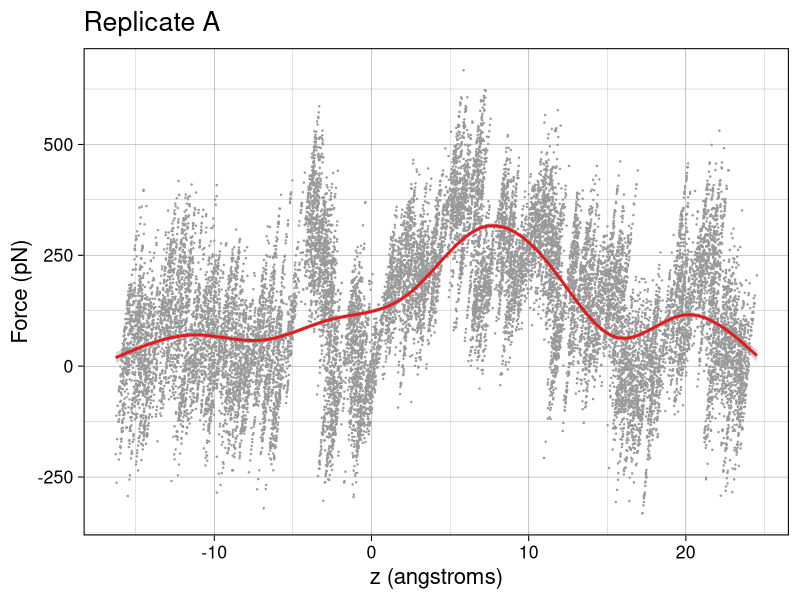
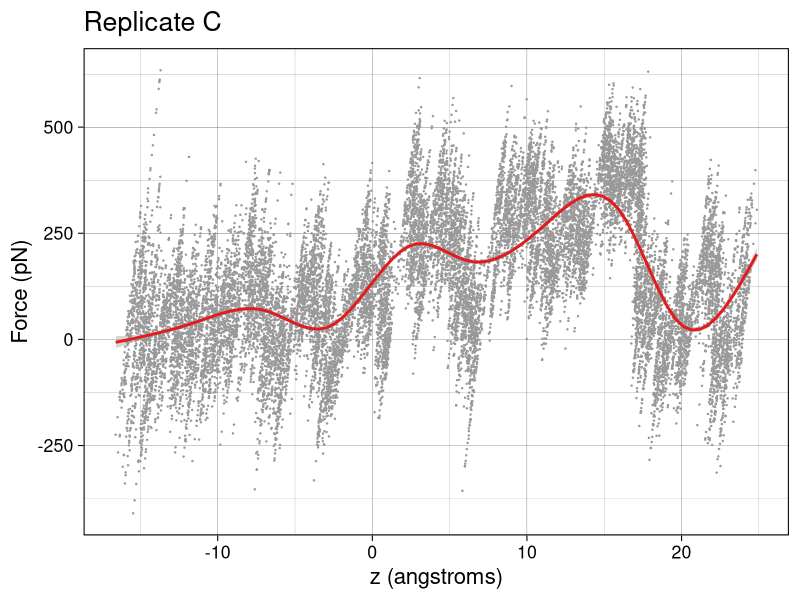
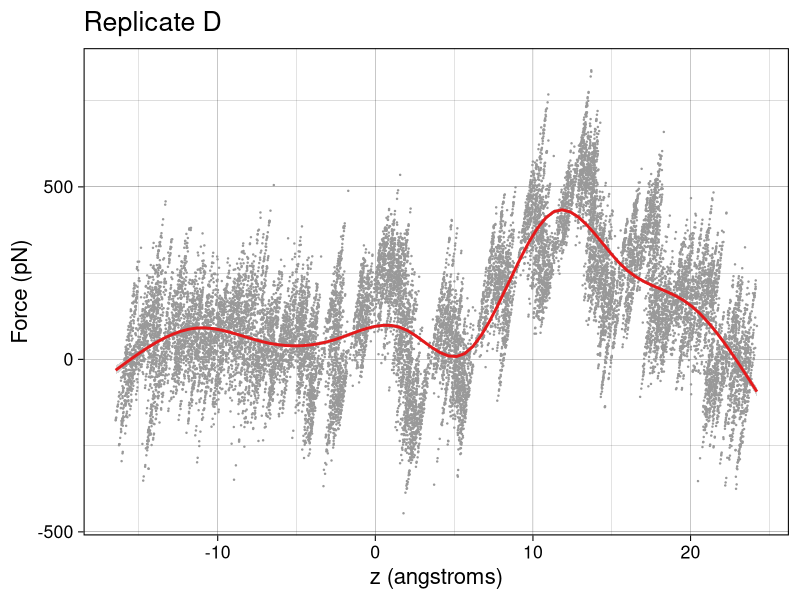
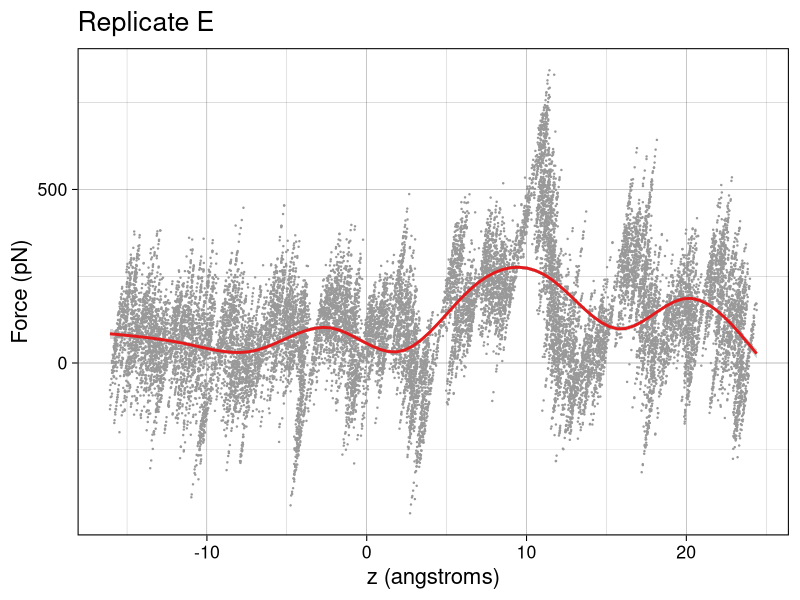
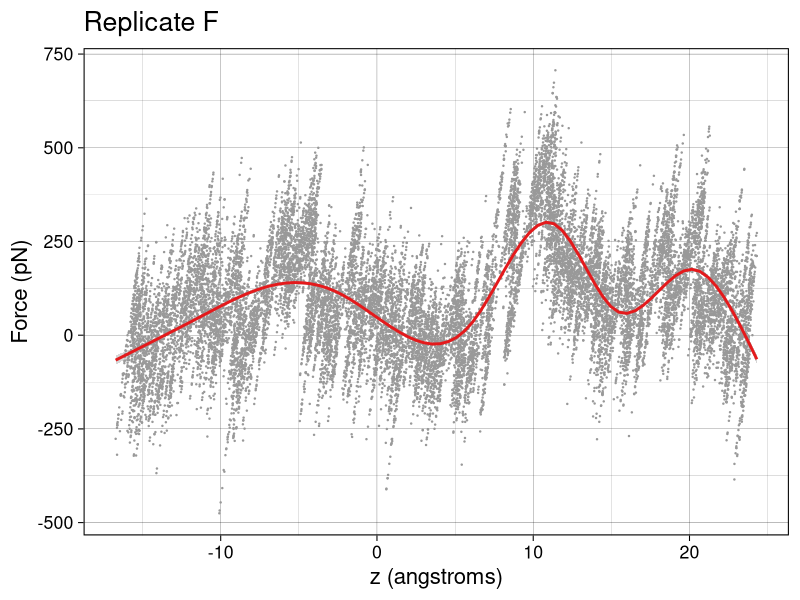

Source code (R) for these figures, in order:
library(ggplot2)

force.a <- read.delim("a.FvP.dat", sep=" ")
time.a <- read.delim("a.TvP.dat", sep=" ")
colnames(force.a) <- c("z", "Force")
colnames(time.a) <- c("Time", "z")

force.c <- read.delim("c.FvP.dat", sep=" ")
time.c <- read.delim("c.TvP.dat", sep=" ")
colnames(force.c) <- c("z", "Force")
colnames(time.c) <- c("Time", "z")

force.d <- read.delim("d.FvP.dat", sep=" ")
time.d <- read.delim("d.TvP.dat", sep=" ")
colnames(force.d) <- c("z", "Force")
colnames(time.d) <- c("Time", "z")

force.e <- read.delim("e.FvP.dat", sep=" ")
time.e <- read.delim("e.TvP.dat", sep=" ")
colnames(force.e) <- c("z", "Force")
colnames(time.e) <- c("Time", "z")

force.f <- read.delim("f.FvP.dat", sep=" ")
time.f <- read.delim("f.TvP.dat", sep=" ")
colnames(force.f) <- c("z", "Force")
colnames(time.f) <- c("Time", "z")

makeForcePlot <- function (data, file.name, title)
{
  png(filename = file.name,
      width = 6, height = 6,
      units = "in",
      res = 600)
  x <- ggplot(data, aes(x = z, y = Force)) +
    geom_point(size = 0.2, col = "#999999") + geom_smooth(col = "#e41a1c") +
    scale_color_brewer(palette = "Set1") +
    theme_linedraw(base_size = 16) +
    labs(title = title,
         x = "z (angstroms)",
         y = "Force (pN)")
  print(x)
  dev.off()
}

reps <- list(force.a, force.c, force.d, force.e, force.f)
repnames <- c("A", "C", "D", "E", "F")

for (i in 1:length(reps))
{
  file.name <- paste("figs/", repnames[i],"_force.png",sep="")
  title <- paste("Replicate",repnames[i])
  makeForcePlot(reps[[i]], file.name, title)
}
